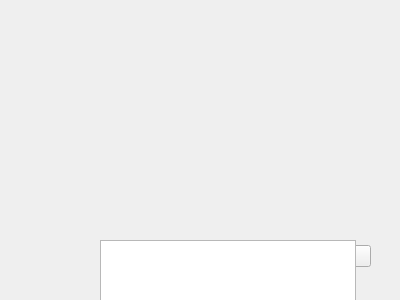
<?xml version="1.0" encoding="UTF-8"?>
<ui version="4.0">
 <class>Dialog</class>
 <widget class="QDialog" name="Dialog">
  <property name="geometry">
   <rect>
    <x>0</x>
    <y>0</y>
    <width>400</width>
    <height>300</height>
   </rect>
  </property>
  <property name="windowTitle">
   <string>Dialog</string>
  </property>
  <widget class="QDialogButtonBox" name="buttonBox">
   <property name="geometry">
    <rect>
     <x>30</x>
     <y>240</y>
     <width>341</width>
     <height>32</height>
    </rect>
   </property>
   <property name="orientation">
    <enum>Qt::Horizontal</enum>
   </property>
   <property name="standardButtons">
    <set>QDialogButtonBox::Cancel|QDialogButtonBox::Ok</set>
   </property>
  </widget>
  <widget class="QTextBrowser" name="textBrowser">
   <property name="geometry">
    <rect>
     <x>100</x>
     <y>240</y>
     <width>256</width>
     <height>192</height>
    </rect>
   </property>
  </widget>
 </widget>
 <resources/>
 <connections>
  <connection>
   <sender>buttonBox</sender>
   <signal>accepted()</signal>
   <receiver>Dialog</receiver>
   <slot>accept()</slot>
   <hints>
    <hint type="sourcelabel">
     <x>248</x>
     <y>254</y>
    </hint>
    <hint type="destinationlabel">
     <x>157</x>
     <y>274</y>
    </hint>
   </hints>
  </connection>
  <connection>
   <sender>buttonBox</sender>
   <signal>rejected()</signal>
   <receiver>Dialog</receiver>
   <slot>reject()</slot>
   <hints>
    <hint type="sourcelabel">
     <x>316</x>
     <y>260</y>
    </hint>
    <hint type="destinationlabel">
     <x>286</x>
     <y>274</y>
    </hint>
   </hints>
  </connection>
 </connections>
</ui>
